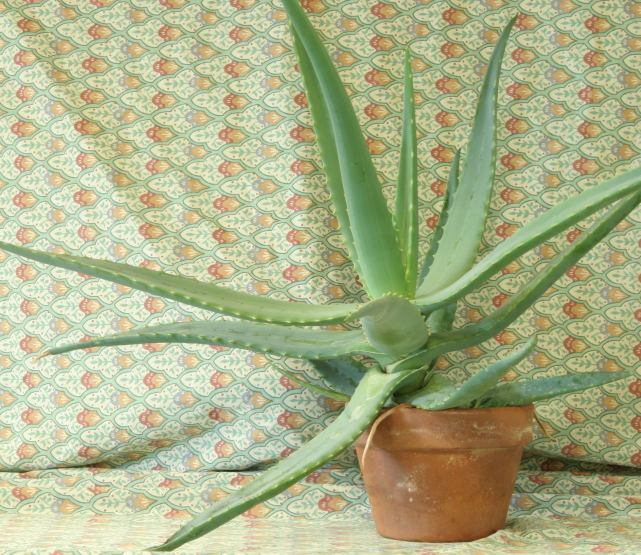
//> input picture rgb_world/img/aloeL.jpg, 1282 x 1110 px (shown at 1/2 size)
$ ./main   (built with g++ and OpenCV 4)
//> lines starting //> are read from the running program, lines starting //| are printed output that depends on the picture

#include <iostream>
#include <opencv2/opencv.hpp>

using namespace std;

int main()
{
    printf("--rgb world--\n");

    cv::Mat image = cv::imread("img/aloeL.jpg", 1);
//> image is the input picture: 1110 rows x 1282 cols, CV_8UC3; mean B, G, R 136.6, 177.2, 171.2

    unsigned int h = image.size().height;
//> h = 1110
    unsigned int w = image.size().width;
//> w = 1282

    cv::resize(image, image, cv::Size(int(h*0.5), int(w*0.5)));
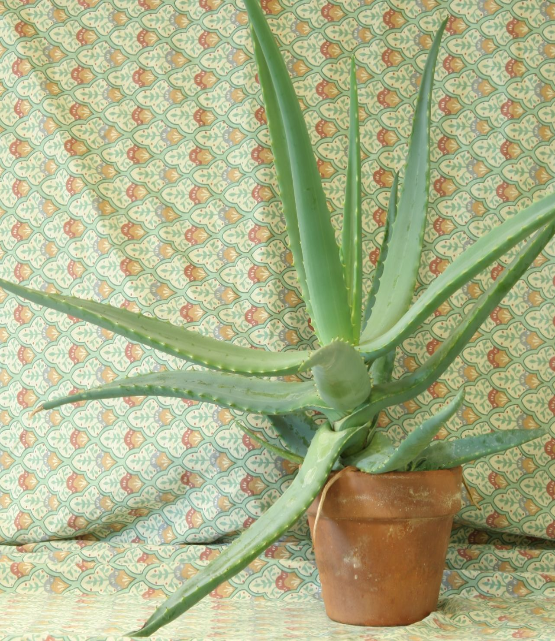
//> image: 641 rows x 555 cols, CV_8UC3; mean B, G, R 136.5, 177.1, 171.1

    h = image.size().height;
//> h = 641
    w = image.size().width;
//> w = 555

    cout << "H x W : " << h << " x " << w << endl;
//| H x W : 641 x 555

    cout << image.at<cv::Vec3b>(0,0) << endl;
//| [138, 184, 172]

    cv::Mat dst = cv::Mat::zeros(h,w, CV_8UC1);
    double a = 0.0;
    double b = 0.0;
    double c = 1.0;
    for(int y=0; y<h; y++){
        for(int x=0; x<w; x++){
            cv::Vec3d p = cv::Vec3d(image.at<cv::Vec3b>(y, x));
            dst.at<uchar>(y,x) = int((a*p[0]+b*p[1]+c*p[2])/(a+b+c));
            // if ((x+y)%500==1){
            //     cout << p << endl;
            // }
        }
    }
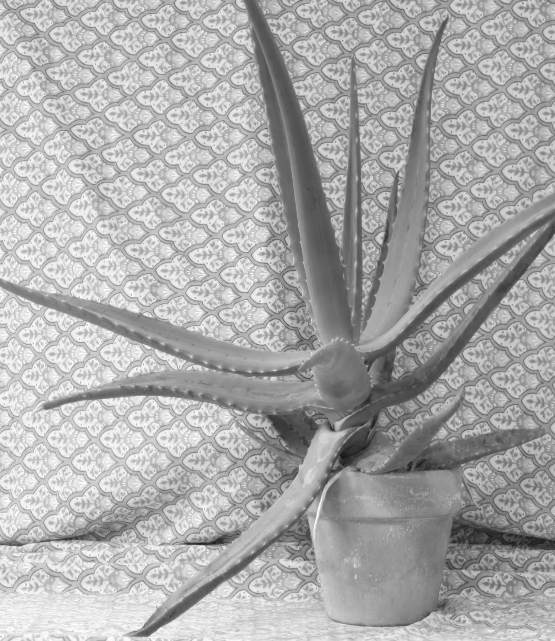
//> dst: 641 rows x 555 cols, CV_8UC1; min 16, max 255, mean 171.1


    cv::imshow("dst image", dst);

    string savename = "img/dst_";
    ostringstream ss;
    ss << int(a*100) << "b" << int(b*100) << "g" << int(c*100) << "r.png";
    savename = savename + ss.str();

    cout << savename << endl;

    cv::imwrite(savename, dst);

    cv::waitKey(0);
    return 0;
}

$ run again, with rgb_world/img/dst_100b0g0r.png saved as rgb_world/img/aloeL.jpg
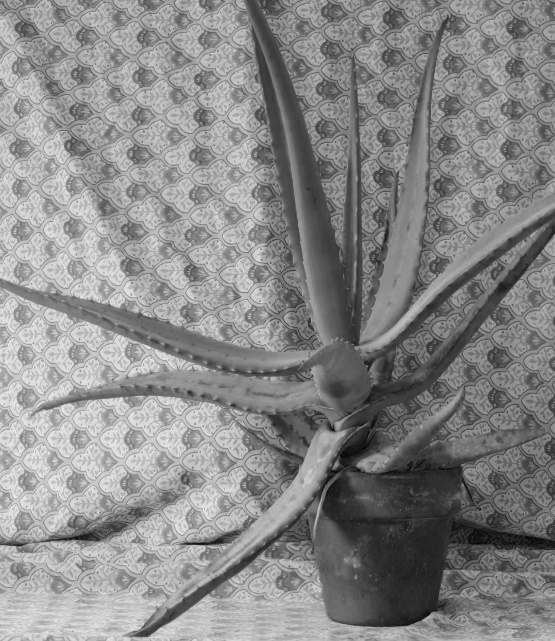
//> input picture rgb_world/img/dst_100b0g0r.png, 555 x 641 px
//> image is the input picture: 641 rows x 555 cols, CV_8UC3; min 0, max 240, mean 136.5
//> `cv::resize(image, image, cv::Size(int(h*0.5), int(w*0.5)));`:
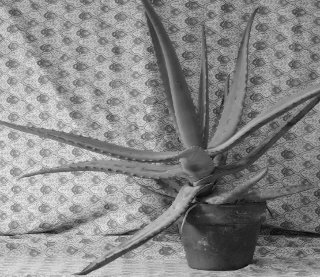
//> image: 277 rows x 320 cols, CV_8UC3; min 8, max 233, mean 136.4
//| H x W : 277 x 320
//| [117, 117, 117]
